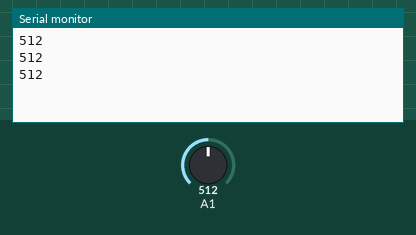
Recording of a sketch running on a simulated Arduino Uno, built with avr-gcc and run on an emulated ATmega328P. Shown: the last lines printed to the serial monitor. The test bench sets the inputs (shaded band); at power-on: A1 = 512.

Above: at 1.3 s.
1.4 s: A1 set to 716
At 1.9 s:
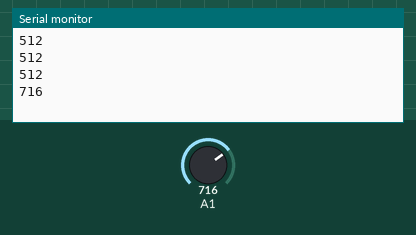
2.9 s: A1 set to 900
At 3.4 s:
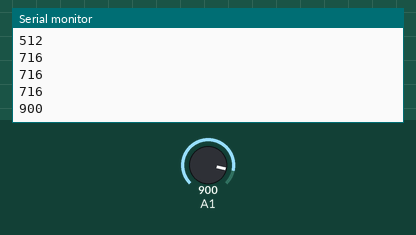
Timing chart, 0 to 5.9 s (numbered marks = the images above; inputs shaded):
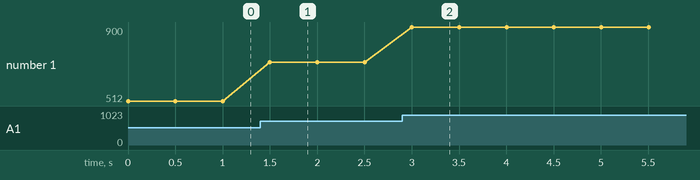

Measured:
- after the input at 1.4 s, the serial monitor: prints a new line after 0.10 s (image 1)
- after the input at 2.9 s, the serial monitor: prints a new line after 0.10 s (image 2)
- plotted number 1: 512 → 716 after the input at 1.4 s, 716 → 900 after the input at 2.9 s

The sketch:

r.ino
```cpp
void setup() {
  Serial.begin(9600);

}

void loop() {
  // put your main code here, to run repeatedly:
  int a;
 a= analogRead(A1);
  Serial.println(a);
  delay(500);
}
```
